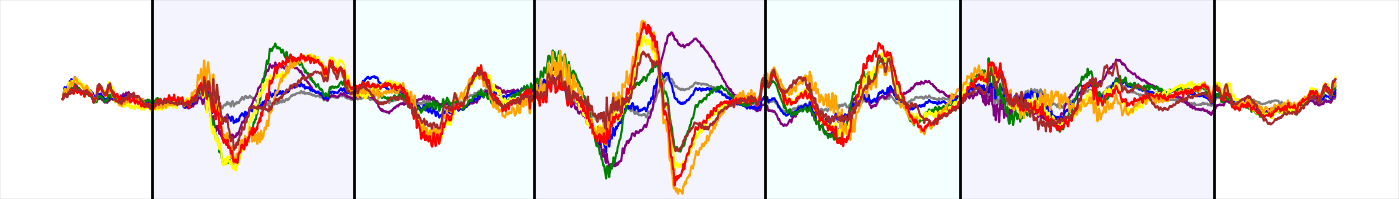

Recreate this plot in Python.
import numpy as np
import matplotlib
matplotlib.use('TkAgg')
import matplotlib.pyplot as plt
from scipy.ndimage import imread
from scipy.misc import imsave

import data

sample_rate = 1000
channels = range(0, 8)
#channels = [1, 3, 6]

sequence_groups = data.words_10_20_sentences_dataset(include_surrounding=True, channels=channels)


#### Apply DC offset and drift correction
drift_low_freq = 0.5 #0.5
sequence_groups = data.transform.subtract_initial(sequence_groups)
sequence_groups = data.transform.highpass_filter(sequence_groups, drift_low_freq, sample_rate)
sequence_groups = data.transform.subtract_mean(sequence_groups)

#### Apply notch filters at multiples of notch_freq
notch_freq = 60
num_times = 3 #pretty much just the filter order
freqs = map(int, map(round, np.arange(1, sample_rate/(2. * notch_freq)) * notch_freq))
for _ in range(num_times):
    for f in reversed(freqs):
        sequence_groups = data.transform.notch_filter(sequence_groups, f, sample_rate)

#### Apply standard deviation normalization
#sequence_groups = data.transform.normalize_std(sequence_groups)

def normalize_kernel(kernel, subtract_mean=False):
    if subtract_mean:
        kernel = np.array(kernel, np.float32) - np.mean(kernel)
    return np.array(kernel, np.float32) / np.sum(np.abs(kernel))
def ricker_function(t, sigma):
    return 2./(np.sqrt(3*sigma)*np.pi**0.25)*(1.-(float(t)/sigma)**2)*np.exp(-(float(t)**2)/(2*sigma**2))
def ricker_wavelet(n, sigma):
    return np.array(map(lambda x: ricker_function(x, sigma), range(-n//2, n//2+1)))

#### Apply ricker wavelet subtraction
ricker_width = 35 * sample_rate // 250
ricker_sigma = 4.0 * sample_rate / 250
ricker_kernel = normalize_kernel(ricker_wavelet(ricker_width, ricker_sigma))
ricker_convolved = data.transform.correlate(sequence_groups, ricker_kernel)
ricker_subtraction_multiplier = 2.0
sequence_groups = sequence_groups - ricker_subtraction_multiplier * ricker_convolved

low_freq = 0.5 #0.5
high_freq = 8 #8
order = 1

#### Apply soft bandpassing
sequence_groups = data.transform.bandpass_filter(sequence_groups, low_freq, high_freq, sample_rate, order=order)

#### Apply hard bandpassing
#sequence_groups = data.transform.fft(sequence_groups)
#sequence_groups = data.transform.fft_frequency_cutoff(sequence_groups, low_freq, high_freq, sample_rate)
#sequence_groups = np.real(data.transform.ifft(sequence_groups))

sequence = sequence_groups[12][0]
colors = ['gray', 'purple', 'blue', 'green', 'yellow', 'orange', 'red', 'brown']
fig, axes = plt.subplots(len(channels), 1, figsize=(14, min(2+1.5*len(channels), 10)))
plt.subplots_adjust(hspace=0.0225)
for i in range(len(channels)):
    axes[i].plot(sequence[:,i], c=colors[channels[i]])
#regions = [(600, 1850), (1850, 3150), (3150, 4700), (4700, 6000), (6000, 7700)]
regions = [(600, 1950), (1950, 3150), (3150, 4700), (4700, 6000), (6000, 7700)]
#region_colors = ['red', 'orange', 'yellow', 'green', 'blue']
region_colors = ['#bbbbff', '#bbffff', '#bbbbff', '#bbffff', '#bbbbff']
for i in range(len(channels)):
    xlim, ylim = axes[i].get_xlim(), axes[i].get_ylim()
    for j in range(len(regions)):
        axes[i].fill_between(regions[j], [-1e9, -1e9], [1e9, 1e9],
                             facecolor=region_colors[j], alpha=0.15, interpolate=True)
        axes[i].plot([regions[j][0], regions[j][0]], [-1e9, 1e9], lw=2, c='black')
    axes[i].plot([regions[-1][1], regions[-1][1]], [-1e9, 1e9], lw=2, c='black')
    axes[i].set_xlim(xlim)
    axes[i].set_ylim(ylim)
    
fig = plt.figure(figsize=(14, 2))
plt.subplots_adjust(left=0.05, right=0.95, bottom=0.12, top=0.95)
#xlim, ylim = plt.gca().get_xlim(), plt.gca().get_ylim()
for j in range(len(regions)):
    plt.fill_between(regions[j], [-1e9, -1e9], [1e9, 1e9],
                           facecolor=region_colors[j], alpha=0.15, interpolate=True)
#for i in [6]:
for i in range(8):
    plt.plot(sequence[:,i], c=colors[channels[i]])
for j in range(len(regions)):
    plt.plot([regions[j][0], regions[j][0]], [-1e9, 1e9], lw=2, c='black')
plt.plot([regions[-1][1], regions[-1][1]], [-1e9, 1e9], lw=2, c='black')
plt.gca().set_ylim((-60, 60))
plt.subplots_adjust(left=0.0, right=1.0, bottom=0.0, top=1.0)
filename = 'figure_example_signal_alignment.png'
plt.savefig(filename, transparent=True)

plt.show()

image = imread(filename)
image = image[1:,1:]
imsave(filename, image)






#sequences = []
#sequences.append(sequence_groups[12][0])
#sequences.append(sequence_groups[12][1])
#sequences.append(sequence_groups[12][2])
#sequences.append(sequence_groups[12][3])
#sequences.append(sequence_groups[12][4])
#sequences.append(sequence_groups[12][5])
#sequences.append(sequence_groups[12][6])
#sequences.append(sequence_groups[12][7])

#window_size = int(round(9.0 * sample_rate / 600))
#double_averaged = data.transform.window_average(sequence, window_size)
#double_averaged = data.transform.window_average(double_averaged, window_size)
#sequences.append(double_averaged)
#
#high_frequency = sequence - double_averaged
#sequences.append(high_frequency)
#
#rectified = np.abs(high_frequency)
#sequences.append(rectified)
#
#print np.mean(sequence, axis=0)
#print np.mean(np.square(double_averaged), axis=0)
#print np.mean(np.square(rectified), axis=0)
#
#zero_cross_counts = np.array([0] * len(channels))
#for c in range(len(channels)):
#    for i in range(len(high_frequency)-1):
#        if np.sign(high_frequency[i-1,c]) == -np.sign(high_frequency[i,c]):
#            zero_cross_counts[c] += 1
#print zero_cross_counts
#
#
#fft_width = sample_rate // 16 #16
#fourier_spectrums = [data.transform.fft(sequence[i:i+fft_width]) for i in range(0, len(sequence)-fft_width+1,32)]#32
#fourier_spectrums = np.abs(fourier_spectrums)[:,:fft_width//2,:]
#diff_fourier_spectrums = [fourier_spectrums[i+1] - fourier_spectrums[i] for i in range(len(fourier_spectrums)-1)]
#fourier_spectrums = np.transpose(fourier_spectrums, axes=(1, 0, 2))
#diff_fourier_spectrums = np.transpose(diff_fourier_spectrums, axes=(1, 0, 2))
#
#
#fig, axes = plt.subplots(len(channels), 2, figsize=(16, min(2+1.5*len(channels), 10)))
#plt.subplots_adjust(left=0.04, right=0.96, bottom=0.02, top=0.98, wspace=0.08, hspace=0.04)
#for c in range(len(channels)):
#    axes[c][0].imshow(np.log(fourier_spectrums[:,:,c]), cmap='magma')
#    axes[c][1].imshow(diff_fourier_spectrums[:,:,c], cmap='magma')

#colors = ['gray', 'purple', 'blue', 'green', 'yellow', 'orange', 'red', 'brown']
#
#fig, axes = plt.subplots(len(sequences), 1, figsize=(14, min(2+1.5*len(sequences), 10)))
#for i in range(len(sequences)):
#    for j in range(len(channels)):
#        axes[i].plot(sequences[i][:,j], c=colors[channels[j]])
#plt.show()

